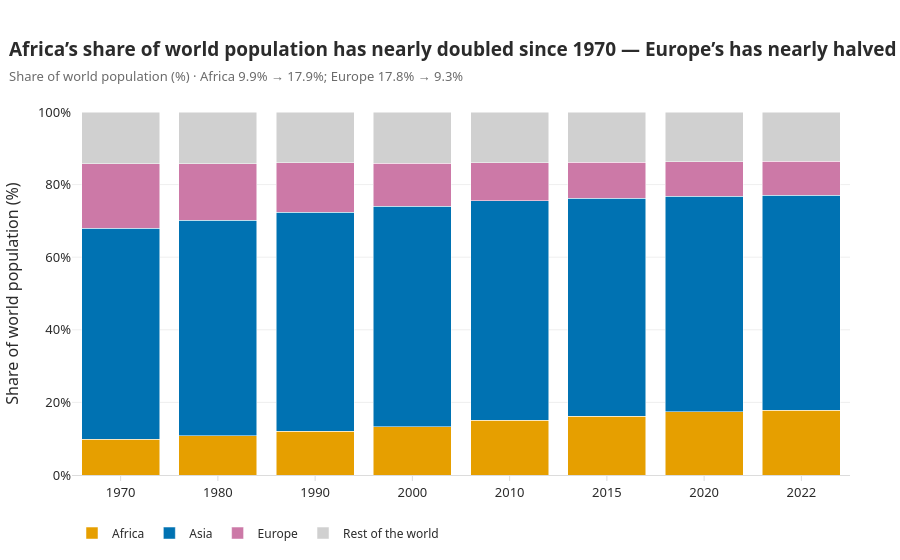

Write notebook code for a chart like this one.
### Markdown cell above
**Chart choice & justification:**I created a 100% stacked bar chart to show how each continent's share of the world's population changes over time. Each year adds up to 100% and different colours make the continents easy to compare.

### Code cell
piv7 = df_long.groupby(['Year', 'Continent'], as_index=False)['Population'].sum()
piv7['Group'] = piv7['Continent'].where(piv7['Continent'].isin(['Africa', 'Asia', 'Europe']),
                                        'Rest of the world')
shares = piv7.groupby(['Year', 'Group'], as_index=False)['Population'].sum()
shares['Share'] = shares['Population'] / shares.groupby('Year')['Population'].transform('sum') * 100
group_order = ['Africa', 'Asia', 'Europe', 'Rest of the world']
group_colors = {'Africa': ACCENT, 'Asia': '#0072B2', 'Europe': '#CC79A7',
                'Rest of the world': '#D0D0D0'}
shares['YearLabel'] = shares['Year'].astype(str)
fig7 = px.bar(shares, x='YearLabel', y='Share', color='Group', barmode='stack',
              color_discrete_map=group_colors, category_orders={'Group': group_order},
              labels={'Share': 'Share of world population (%)', 'YearLabel': 'Year'},
              custom_data=['Group'])
fig7.update_traces(marker=dict(line=dict(width=0.5, color='white')),
                   hovertemplate='%{x} \u00b7 %{customdata[0]}: %{y:.1f}%<extra></extra>')
polish(fig7, 'Africa\u2019s share of world population has nearly doubled since 1970 \u2014 Europe\u2019s has nearly halved',
       'Share of world population (%) \u00b7 Africa 9.9% \u2192 17.9%; Europe 17.8% \u2192 9.3%', height=560, showlegend=True)
fig7.update_yaxes(title='Share of world population (%)', range=[0, 100], ticksuffix='%')
fig7.update_xaxes(title=None)
fig7.update_layout(legend=dict(orientation='h', y=-0.12, x=0, title=None,
                               font=dict(size=12)))

### Figure 1 — Plotly figure (JSON) as saved in the notebook; plotly's stock layout.template omitted (floating-point values rounded to 4 significant figures)
{"data": [{"customdata": [["Africa"], ["Africa"], ["Africa"], ["Africa"], ["Africa"], ["Africa"], ["Africa"], ["Africa"]], "hovertemplate": "%{x} · %{customdata[0]}: %{y:.1f}%<extra></extra>", "legendgroup": "Africa", "marker": {"color": "#E69F00", "line": {"color": "white", "width": 0.5}, "pattern": {"shape": ""}}, "name": "Africa", "orientation": "v", "showlegend": true, "textposition": "auto", "type": "bar", "x": ["1970", "1980", "1990", "2000", "2010", "2015", "2020", "2022"], "xaxis": "x", "y": [9.893, 10.84, 12.01, 13.32, 15.11, 16.18, 17.36, 17.89], "yaxis": "y"}, {"customdata": [["Asia"], ["Asia"], ["Asia"], ["Asia"], ["Asia"], ["Asia"], ["Asia"], ["Asia"]], "hovertemplate": "%{x} · %{customdata[0]}: %{y:.1f}%<extra></extra>", "legendgroup": "Asia", "marker": {"color": "#0072B2", "line": {"color": "white", "width": 0.5}, "pattern": {"shape": ""}}, "name": "Asia", "orientation": "v", "showlegend": true, "textposition": "auto", "type": "bar", "x": ["1970", "1980", "1990", "2000", "2010", "2015", "2020", "2022"], "xaxis": "x", "y": [58.06, 59.32, 60.41, 60.76, 60.43, 60.05, 59.48, 59.21], "yaxis": "y"}, {"customdata": [["Europe"], ["Europe"], ["Europe"], ["Europe"], ["Europe"], ["Europe"], ["Europe"], ["Europe"]], "hovertemplate": "%{x} · %{customdata[0]}: %{y:.1f}%<extra></extra>", "legendgroup": "Europe", "marker": {"color": "#CC79A7", "line": {"color": "white", "width": 0.5}, "pattern": {"shape": ""}}, "name": "Europe", "orientation": "v", "showlegend": true, "textposition": "auto", "type": "bar", "x": ["1970", "1980", "1990", "2000", "2010", "2015", "2020", "2022"], "xaxis": "x", "y": [17.76, 15.59, 13.55, 11.81, 10.53, 9.987, 9.514, 9.32], "yaxis": "y"}, {"customdata": [["Rest of the world"], ["Rest of the world"], ["Rest of the world"], ["Rest of the world"], ["Rest of the world"], ["Rest of the world"], ["Rest of the world"], ["Rest of the world"]], "hovertemplate": "%{x} · %{customdata[0]}: %{y:.1f}%<extra></extra>", "legendgroup": "Rest of the world", "marker": {"color": "#D0D0D0", "line": {"color": "white", "width": 0.5}, "pattern": {"shape": ""}}, "name": "Rest of the world", "orientation": "v", "showlegend": true, "textposition": "auto", "type": "bar", "x": ["1970", "1980", "1990", "2000", "2010", "2015", "2020", "2022"], "xaxis": "x", "y": [14.29, 14.25, 14.02, 14.1, 13.93, 13.79, 13.65, 13.57], "yaxis": "y"}], "layout": {"barmode": "stack", "font": {"color": "#2B2B2B", "family": "Segoe UI, Arial", "size": 13}, "height": 560, "hoverlabel": {"bgcolor": "white", "font": {"size": 12}}, "legend": {"font": {"size": 12}, "orientation": "h", "title": {}, "tracegroupgap": 0, "x": 0, "y": -0.12}, "margin": {"b": 55, "l": 70, "r": 50, "t": 112}, "paper_bgcolor": "white", "plot_bgcolor": "white", "showlegend": true, "title": {"font": {"color": "#2B2B2B", "size": 19}, "text": "<b>Africa’s share of world population has nearly doubled since 1970 — Europe’s has nearly halved</b><br><span style=\"font-size:13px;color:#6B6B6B\">Share of world population (%) · Africa 9.9% → 17.9%; Europe 17.8% → 9.3%</span>", "x": 0.01, "xanchor": "left"}, "xaxis": {"anchor": "y", "domain": [0, 1], "linecolor": "#DCDCDC", "showgrid": false, "showline": true, "tickcolor": "#DCDCDC", "ticks": "outside", "title": {}, "zeroline": false}, "yaxis": {"anchor": "x", "domain": [0, 1], "gridcolor": "#EFEFEF", "range": [0, 100], "showgrid": true, "showline": false, "ticksuffix": "%", "title": {"text": "Share of world population (%)"}, "zeroline": false}}}
